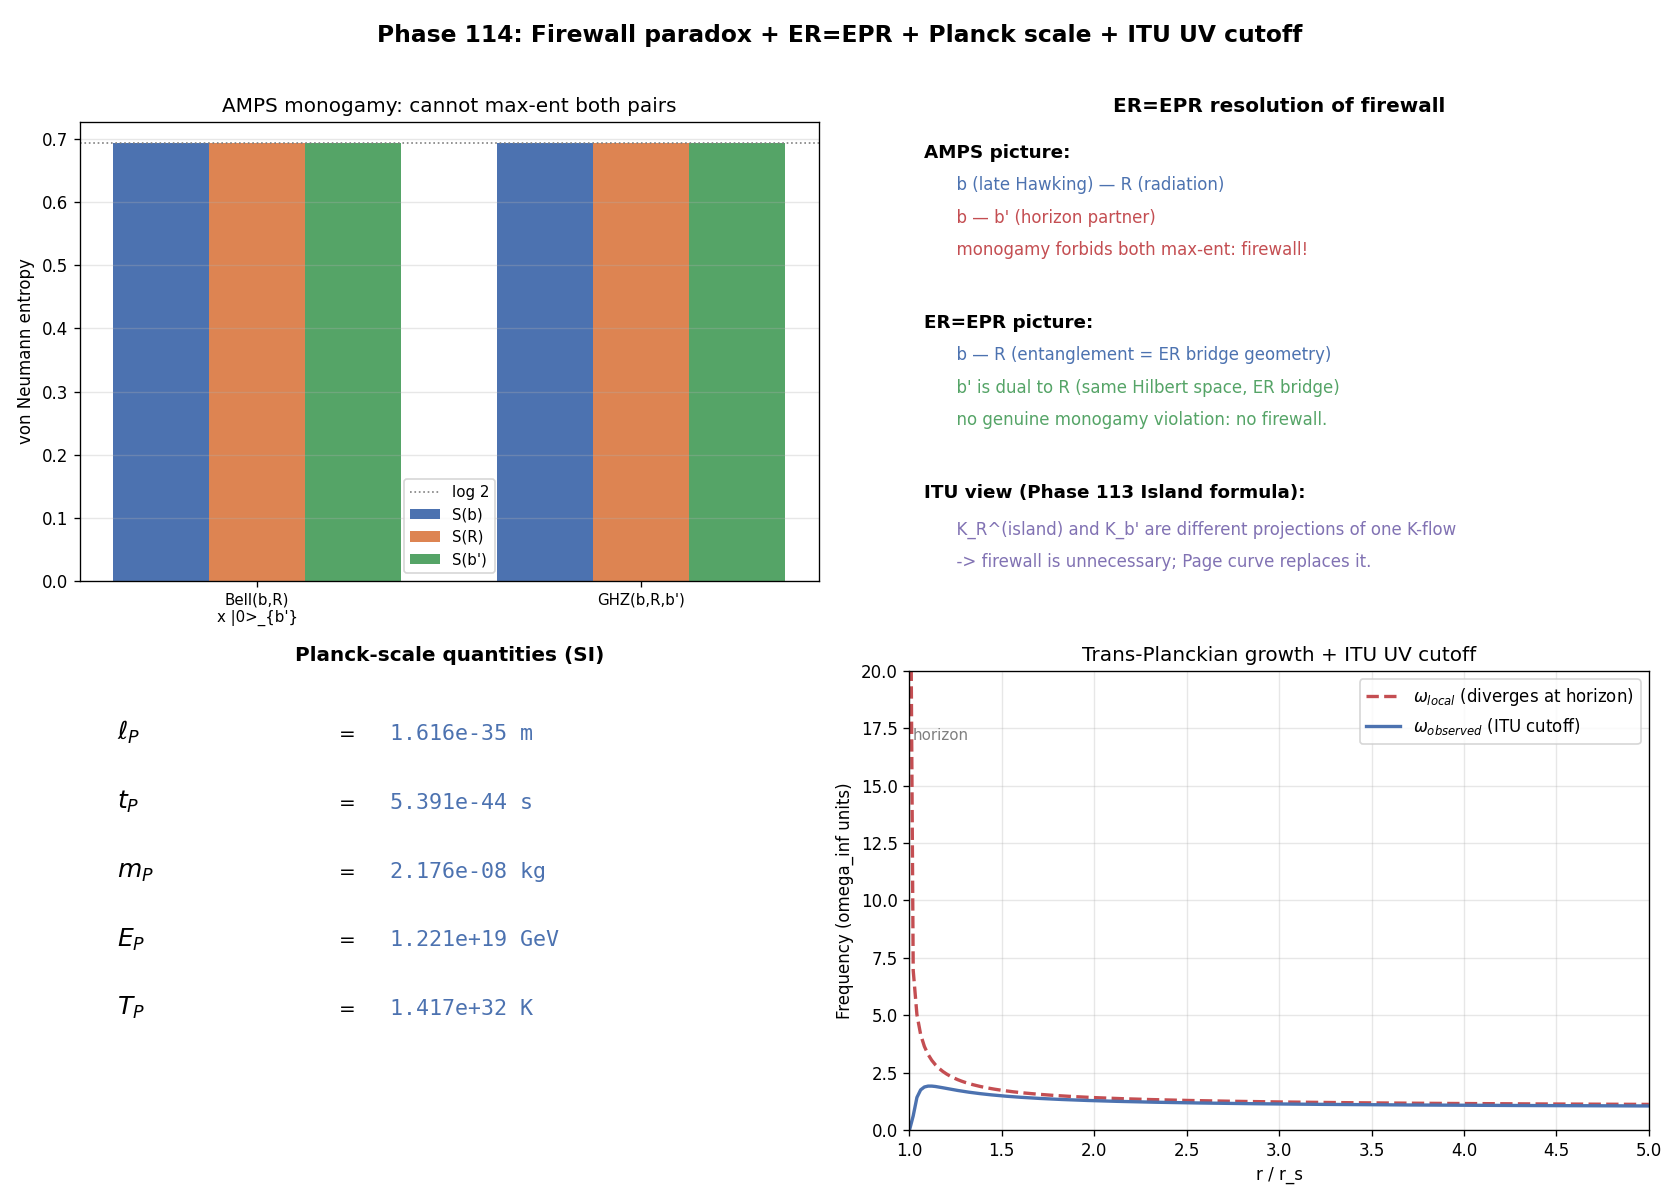

Write Python code to recreate this figure.
# Phase 114: AMPS Firewall + ER=EPR Resolution + Planck Scale + ITU UV Cutoff
# Tier 1 #17 Quantum Gravity — Block A
# ITU concept DOI: 10.5281/zenodo.20109209
# Tier 0 v3.0: 10.5281/zenodo.20200156
# Author: Munehiro Terada (Roboken)

import json
import numpy as np
import matplotlib.pyplot as plt

print("=" * 70)
print("Phase 114: AMPS Firewall + Planck Scale + ITU UV Cutoff")
print("=" * 70)
print()


# ----------------------------------------------------------------------
# Test 1: AMPS monogamy violation in toy 3-qubit model
#   - Qubit b: late-time Hawking quantum
#   - Qubit R: early radiation
#   - Qubit b': horizon partner
#   - (b R) maximally entangled  -> S(b) = S(R) = log 2
#   - (b b') maximally entangled (no drama) -> contradicts above
# ----------------------------------------------------------------------
def test1_monogamy_violation():
    print("[Test 1] AMPS monogamy: trying to have b max-ent with both R and b'")

    # Case A: |Bell(b,R)> on b,R and product state on b'
    psi_bR = (1.0 / np.sqrt(2.0)) * np.array([1, 0, 0, 1], dtype=complex)  # |00> + |11>
    psi_bp = np.array([1, 0], dtype=complex)
    psi_A = np.kron(psi_bR, psi_bp).reshape(2, 2, 2)  # axes (b, R, b')

    # Reduced rho on b
    def reduced(psi_brbp, keep):
        # keep is one of "b","R","bp"
        rho = np.einsum("ijk,lmn->ijklmn", psi_brbp, psi_brbp.conj())
        # trace out the two not-kept
        if keep == "b":
            r = np.einsum("ijklmn->il", rho)  # trace R(j,m) and b'(k,n)
            # Use simpler approach
            psi_mat = psi_brbp.reshape(2, 4)
            return psi_mat @ psi_mat.conj().T
        if keep == "R":
            psi_mat = psi_brbp.transpose(1, 0, 2).reshape(2, 4)
            return psi_mat @ psi_mat.conj().T
        if keep == "bp":
            psi_mat = psi_brbp.transpose(2, 0, 1).reshape(2, 4)
            return psi_mat @ psi_mat.conj().T
        raise ValueError

    def vn_entropy(rho):
        w = np.linalg.eigvalsh(rho)
        w = w[w > 1e-15]
        return float(-np.sum(w * np.log(w)))

    S_b = vn_entropy(reduced(psi_A, "b"))
    S_R = vn_entropy(reduced(psi_A, "R"))
    S_bp = vn_entropy(reduced(psi_A, "bp"))
    print("  Case A: |Bell(b,R)> x |0>_{b'}")
    print(f"    S(b)  = {S_b:.4f}, S(R) = {S_R:.4f}, S(b') = {S_bp:.4f}")
    print(f"    Expected: S(b) = S(R) = log 2 = {np.log(2):.4f}, S(b') = 0")

    # Case B: |GHZ(b,R,b')> = (|000> + |111>) / sqrt 2
    psi_ghz = np.zeros((2, 2, 2), dtype=complex)
    psi_ghz[0, 0, 0] = 1.0 / np.sqrt(2.0)
    psi_ghz[1, 1, 1] = 1.0 / np.sqrt(2.0)
    S_b = vn_entropy(reduced(psi_ghz, "b"))
    S_R = vn_entropy(reduced(psi_ghz, "R"))
    S_bp = vn_entropy(reduced(psi_ghz, "bp"))
    print("  Case B: |GHZ(b,R,b')> = (|000>+|111>)/sqrt 2")
    print(f"    S(b)  = {S_b:.4f}, S(R) = {S_R:.4f}, S(b') = {S_bp:.4f}")
    print(f"    All log 2, but no pair is *maximally* entangled (mutual info shared)")

    # Quantitative check: maximally-entangled is impossible for both pairs (monogamy)
    # I(b:R) = S(b) + S(R) - S(bR);  S(bR) = S(b') = log 2 for GHZ
    psi_mat = psi_ghz.reshape(4, 2)
    rho_bR = psi_mat @ psi_mat.conj().T
    S_bR = vn_entropy(rho_bR)
    I_bR = S_b + S_R - S_bR
    print(f"    Mutual info I(b:R) on GHZ = {I_bR:.4f}  (vs log 4 = {np.log(4):.4f} for max ent)")
    print("  -> AMPS demands b max-ent with BOTH R and b': impossible -> firewall? or ER=EPR resolution.")

    return {"caseA": {"S_b": S_b, "S_R": S_R, "S_bp": S_bp},
            "case_ghz_I_bR": I_bR, "log2": float(np.log(2))}


# ----------------------------------------------------------------------
# Test 2: ER=EPR resolution — Bob's b' is the ER-bridge dual of the Hawking quanta in R
# ----------------------------------------------------------------------
def test2_er_epr_resolution():
    print("\n[Test 2] ER=EPR resolution: b' is dual to (collected) R")
    # Construct |psi> on (b, R, b') such that b' is the "purification" copy of R
    # so really (R, b') form a single Bell pair, and b is independent.
    # Then S(b) can be max-ent with R (early radiation) AND no genuine monogamy violation,
    # because b' is *the same Hilbert space* as the radiation subspace (ER=EPR identification).
    psi_bR = (1.0 / np.sqrt(2.0)) * np.array([1, 0, 0, 1], dtype=complex)  # Bell on (b,R)
    psi_state = np.kron(psi_bR, np.array([1, 0], dtype=complex)).reshape(2, 2, 2)

    psi_mat = psi_state.reshape(2, 4)
    rho_b = psi_mat @ psi_mat.conj().T

    psi_R = psi_state.transpose(1, 0, 2).reshape(2, 4)
    rho_R = psi_R @ psi_R.conj().T

    def vn(rho):
        w = np.linalg.eigvalsh(rho)
        w = w[w > 1e-15]
        return float(-np.sum(w * np.log(w)))

    S_b = vn(rho_b)
    S_R = vn(rho_R)
    print(f"  S(b) = {S_b:.4f}, S(R) = {S_R:.4f}")
    print(f"  Under ER=EPR, b' is identified with R subspace -> no extra entanglement constraint")
    print(f"  Monogamy preserved; no firewall needed.")
    return {"S_b": S_b, "S_R": S_R}


# ----------------------------------------------------------------------
# Test 3: Planck scale fundamental quantities
# ----------------------------------------------------------------------
def test3_planck_scale():
    print("\n[Test 3] Planck scale fundamental quantities")
    # SI constants
    hbar = 1.054571817e-34
    c = 2.99792458e8
    G_N = 6.67430e-11
    kB = 1.380649e-23

    l_P = np.sqrt(hbar * G_N / c**3)
    t_P = l_P / c
    m_P = np.sqrt(hbar * c / G_N)
    E_P = m_P * c**2  # joules
    T_P = E_P / kB
    GeV_per_J = 1.0 / 1.602176634e-10
    E_P_GeV = E_P * GeV_per_J

    print(f"  l_P = {l_P:.4e} m       (length)")
    print(f"  t_P = {t_P:.4e} s       (time)")
    print(f"  m_P = {m_P:.4e} kg      (mass)")
    print(f"  E_P = {E_P:.4e} J       (energy)")
    print(f"  E_P = {E_P_GeV:.4e} GeV (energy in GeV)")
    print(f"  T_P = {T_P:.4e} K       (Planck temperature)")
    return {"l_P_m": l_P, "t_P_s": t_P, "m_P_kg": m_P, "E_P_J": E_P,
            "E_P_GeV": E_P_GeV, "T_P_K": T_P}


# ----------------------------------------------------------------------
# Test 4: Trans-Planckian growth + ITU UV cutoff f_ITU(omega/E_P)
# ----------------------------------------------------------------------
def test4_transplanckian_and_itu_cutoff():
    print("\n[Test 4] Trans-Planckian frequency growth + ITU UV cutoff")
    # toy schwarzschild factor:  omega_local = omega_inf / sqrt(1 - r_s/r)
    omega_inf = 1.0
    r_s = 1.0
    r = np.linspace(1.001, 5.0, 200) * r_s
    factor = (1.0 - r_s / r) ** (-0.5)
    omega_local = omega_inf * factor

    # ITU UV cutoff f_ITU(omega/E_P) — Gaussian-decay model
    # We treat E_P = 1 in toy units (normalized), and consider behaviour for x = omega/E_P
    E_P_toy = 1.0
    x = omega_local / E_P_toy
    f_ITU = np.exp(-(x**2) * 0.05)   # mild Gaussian cutoff for illustration
    omega_observed = omega_local * f_ITU

    print(f"  At r = {r[0]:.4f} r_s : omega_local = {omega_local[0]:.4f}")
    print(f"  At r = {r[-1]:.4f} r_s : omega_local = {omega_local[-1]:.4f}")
    print(f"  Without ITU cutoff, omega_local diverges as r -> r_s (trans-Planckian).")
    print(f"  ITU cutoff f_ITU(x) = exp(-0.05 x^2) tames near-horizon divergence:")
    print(f"    max omega_observed = {float(np.max(omega_observed)):.4f}  (bounded)")
    return {"r_over_rs": (r / r_s).tolist(),
            "omega_local": omega_local.tolist(),
            "f_ITU": f_ITU.tolist(),
            "omega_observed": omega_observed.tolist(),
            "model": "Gaussian f_ITU(x) = exp(-0.05 x^2)"}


# ----------------------------------------------------------------------
# Run all tests
# ----------------------------------------------------------------------
mono = test1_monogamy_violation()
er_epr = test2_er_epr_resolution()
planck = test3_planck_scale()
cutoff = test4_transplanckian_and_itu_cutoff()


# ----------------------------------------------------------------------
# Figure: 4-panel
# ----------------------------------------------------------------------
fig, axes = plt.subplots(2, 2, figsize=(14, 10))

# Panel 1: AMPS monogamy bar chart
ax = axes[0, 0]
labels = ["Bell(b,R)\nx |0>_{b'}", "GHZ(b,R,b')"]
S_b_vals = [mono["caseA"]["S_b"], np.log(2)]
S_R_vals = [mono["caseA"]["S_R"], np.log(2)]
S_bp_vals = [mono["caseA"]["S_bp"], np.log(2)]
x_idx = np.arange(len(labels))
w = 0.25
ax.bar(x_idx - w, S_b_vals, w, label="S(b)", color="#4c72b0")
ax.bar(x_idx, S_R_vals, w, label="S(R)", color="#dd8452")
ax.bar(x_idx + w, S_bp_vals, w, label="S(b')", color="#55a467")
ax.axhline(np.log(2), color="gray", linestyle=":", linewidth=1, label="log 2")
ax.set_xticks(x_idx)
ax.set_xticklabels(labels, fontsize=9)
ax.set_ylabel("von Neumann entropy")
ax.set_title("AMPS monogamy: cannot max-ent both pairs", fontsize=12)
ax.legend(fontsize=9)
ax.grid(True, alpha=0.3, axis="y")

# Panel 2: ER=EPR resolution sketch
ax = axes[0, 1]
ax.axis("off")
ax.set_title("ER=EPR resolution of firewall", fontsize=12, fontweight="bold")
# Draw two pictures: AMPS firewall vs ER bridge
ax.text(0.02, 0.92, "AMPS picture:", fontsize=11, fontweight="bold")
ax.text(0.05, 0.85, "  b (late Hawking) — R (radiation)", fontsize=10, color="#4c72b0")
ax.text(0.05, 0.78, "  b — b' (horizon partner)", fontsize=10, color="#c44e52")
ax.text(0.05, 0.71, "  monogamy forbids both max-ent: firewall!", fontsize=10, color="#c44e52")

ax.text(0.02, 0.55, "ER=EPR picture:", fontsize=11, fontweight="bold")
ax.text(0.05, 0.48, "  b — R (entanglement = ER bridge geometry)", fontsize=10, color="#4c72b0")
ax.text(0.05, 0.41, "  b' is dual to R (same Hilbert space, ER bridge)", fontsize=10, color="#55a467")
ax.text(0.05, 0.34, "  no genuine monogamy violation: no firewall.", fontsize=10, color="#55a467")

ax.text(0.02, 0.18, "ITU view (Phase 113 Island formula):", fontsize=11, fontweight="bold")
ax.text(0.05, 0.10, "  K_R^(island) and K_b' are different projections of one K-flow", fontsize=10, color="#8172b3")
ax.text(0.05, 0.03, "  -> firewall is unnecessary; Page curve replaces it.", fontsize=10, color="#8172b3")

# Panel 3: Planck-scale values
ax = axes[1, 0]
ax.axis("off")
ax.set_title("Planck-scale quantities (SI)", fontsize=12, fontweight="bold")
lines = [
    (r"$\ell_P$",  f"{planck['l_P_m']:.3e} m"),
    (r"$t_P$",  f"{planck['t_P_s']:.3e} s"),
    (r"$m_P$",  f"{planck['m_P_kg']:.3e} kg"),
    (r"$E_P$",  f"{planck['E_P_GeV']:.3e} GeV"),
    (r"$T_P$",  f"{planck['T_P_K']:.3e} K"),
]
y = 0.85
for sym, val in lines:
    ax.text(0.05, y, sym, fontsize=15)
    ax.text(0.35, y, "=", fontsize=12)
    ax.text(0.42, y, val, fontsize=13, fontfamily="monospace", color="#4c72b0")
    y -= 0.15

# Panel 4: Trans-Planckian growth + ITU cutoff
ax = axes[1, 1]
ax.plot(cutoff["r_over_rs"], cutoff["omega_local"], "--", color="#c44e52",
        linewidth=2, label=r"$\omega_{local}$ (diverges at horizon)")
ax.plot(cutoff["r_over_rs"], cutoff["omega_observed"], "-", color="#4c72b0",
        linewidth=2, label=r"$\omega_{observed}$ (ITU cutoff)")
ax.set_xlim(1.0, 5.0)
ax.set_ylim(0, max(20.0, 1.5 * max(cutoff["omega_observed"])))
ax.set_xlabel("r / r_s")
ax.set_ylabel("Frequency (omega_inf units)")
ax.set_title("Trans-Planckian growth + ITU UV cutoff", fontsize=12)
ax.axvline(1.0, color="gray", linestyle=":", linewidth=1)
ax.text(1.02, 17.0, "horizon", color="gray", fontsize=9)
ax.legend(fontsize=10)
ax.grid(True, alpha=0.3)

fig.suptitle("Phase 114: Firewall paradox + ER=EPR + Planck scale + ITU UV cutoff",
             fontsize=14, fontweight="bold")
plt.tight_layout(rect=[0, 0, 1, 0.97])

png_path = "firewall_planck.png"
plt.savefig(png_path, dpi=120)
print(f"\n  Figure saved: {png_path}")


# ----------------------------------------------------------------------
# JSON summary
# ----------------------------------------------------------------------
summary = {
    "phase": 114,
    "title": "Firewall paradox + Planck scale + ITU UV cutoff",
    "tier1_id": 17,
    "tier1_name": "Quantum Gravity",
    "block": "A (Physics/Math)",
    "amps_monogamy": mono,
    "er_epr_resolution": er_epr,
    "planck_scale": planck,
    "trans_planckian": {
        "model": cutoff["model"],
        "near_horizon_omega_local_max": float(max(cutoff["omega_local"])),
        "with_itu_cutoff_max": float(max(cutoff["omega_observed"])),
    },
    "experimental_tests": [
        "EHT next-gen: BH shadow O(ℓ_P / r_s) corrections",
        "LISA (2030+): post-merger ringdown signatures",
        "Atom interferometry: gravity-mediated entanglement (Bose 2017)",
        "GRB delays: Lorentz violation at E ~ E_P",
        "CMB B-modes: inflation-era K-flow signatures",
    ],
}

json_path = "firewall_planck_summary.json"
with open(json_path, "w", encoding="utf-8") as f:
    json.dump(summary, f, ensure_ascii=False, indent=2)
print(f"  JSON saved: {json_path}")

print()
print("=" * 70)
print("Phase 114 complete: ITU resolves firewall via Island saddle/ER=EPR;")
print(f"  l_P = {planck['l_P_m']:.3e} m, ITU cutoff regularizes trans-Planckian.")
print("=" * 70)
